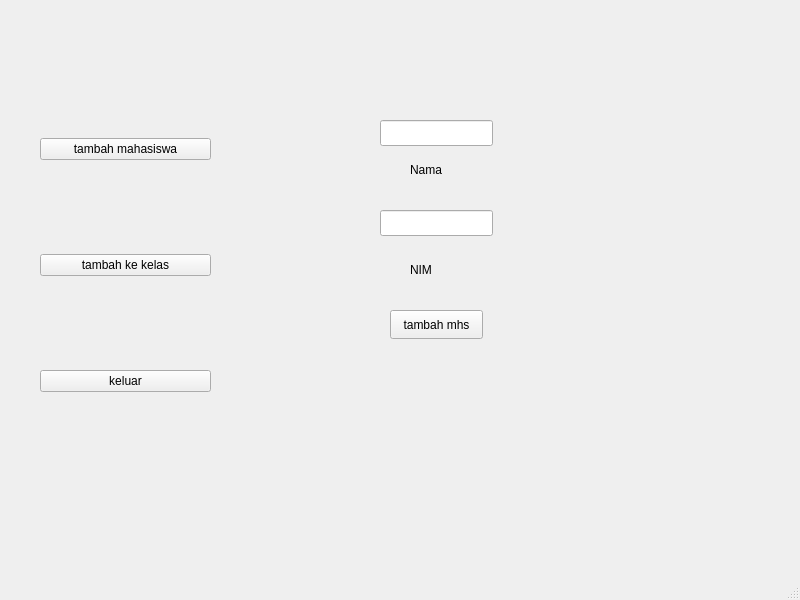
<?xml version="1.0" encoding="UTF-8"?>
<ui version="4.0">
 <class>Mainadmin</class>
 <widget class="QMainWindow" name="Mainadmin">
  <property name="geometry">
   <rect>
    <x>0</x>
    <y>0</y>
    <width>800</width>
    <height>600</height>
   </rect>
  </property>
  <property name="windowTitle">
   <string>MainWindow</string>
  </property>
  <widget class="QWidget" name="centralwidget">
   <widget class="QWidget" name="verticalLayoutWidget">
    <property name="geometry">
     <rect>
      <x>40</x>
      <y>50</y>
      <width>171</width>
      <height>431</height>
     </rect>
    </property>
    <layout class="QVBoxLayout" name="verticalLayout">
     <item>
      <widget class="QPushButton" name="btnPageTambahMhs">
       <property name="text">
        <string>tambah mahasiswa</string>
       </property>
      </widget>
     </item>
     <item>
      <widget class="QPushButton" name="btnPageKelas">
       <property name="text">
        <string>tambah ke kelas</string>
       </property>
      </widget>
     </item>
     <item>
      <widget class="QPushButton" name="btnPageKeluar">
       <property name="text">
        <string>keluar</string>
       </property>
      </widget>
     </item>
    </layout>
   </widget>
   <widget class="QStackedWidget" name="stackedWidget">
    <property name="geometry">
     <rect>
      <x>360</x>
      <y>70</y>
      <width>271</width>
      <height>401</height>
     </rect>
    </property>
    <property name="currentIndex">
     <number>0</number>
    </property>
    <widget class="QWidget" name="page">
     <widget class="QLineEdit" name="inputnama">
      <property name="geometry">
       <rect>
        <x>20</x>
        <y>50</y>
        <width>113</width>
        <height>26</height>
       </rect>
      </property>
     </widget>
     <widget class="QLineEdit" name="inputnimm">
      <property name="geometry">
       <rect>
        <x>20</x>
        <y>140</y>
        <width>113</width>
        <height>26</height>
       </rect>
      </property>
     </widget>
     <widget class="QPushButton" name="btnTambahMhs">
      <property name="geometry">
       <rect>
        <x>30</x>
        <y>240</y>
        <width>93</width>
        <height>29</height>
       </rect>
      </property>
      <property name="text">
       <string>tambah mhs</string>
      </property>
     </widget>
     <widget class="QLabel" name="label_3">
      <property name="geometry">
       <rect>
        <x>50</x>
        <y>90</y>
        <width>63</width>
        <height>20</height>
       </rect>
      </property>
      <property name="text">
       <string>Nama</string>
      </property>
     </widget>
     <widget class="QLabel" name="label_4">
      <property name="geometry">
       <rect>
        <x>50</x>
        <y>190</y>
        <width>63</width>
        <height>20</height>
       </rect>
      </property>
      <property name="text">
       <string>NIM</string>
      </property>
     </widget>
    </widget>
    <widget class="QWidget" name="page_2">
     <widget class="QLineEdit" name="inputmin">
      <property name="geometry">
       <rect>
        <x>80</x>
        <y>70</y>
        <width>113</width>
        <height>26</height>
       </rect>
      </property>
     </widget>
     <widget class="QPushButton" name="btnTambahKelas">
      <property name="geometry">
       <rect>
        <x>90</x>
        <y>270</y>
        <width>93</width>
        <height>29</height>
       </rect>
      </property>
      <property name="text">
       <string>Tambah kelas</string>
      </property>
     </widget>
     <widget class="QLineEdit" name="inputkelas">
      <property name="geometry">
       <rect>
        <x>80</x>
        <y>170</y>
        <width>113</width>
        <height>26</height>
       </rect>
      </property>
     </widget>
     <widget class="QLabel" name="label">
      <property name="geometry">
       <rect>
        <x>100</x>
        <y>110</y>
        <width>63</width>
        <height>20</height>
       </rect>
      </property>
      <property name="text">
       <string>Nim</string>
      </property>
     </widget>
     <widget class="QLabel" name="label_2">
      <property name="geometry">
       <rect>
        <x>110</x>
        <y>220</y>
        <width>63</width>
        <height>20</height>
       </rect>
      </property>
      <property name="text">
       <string>Kelas</string>
      </property>
     </widget>
    </widget>
   </widget>
  </widget>
  <widget class="QMenuBar" name="menubar">
   <property name="geometry">
    <rect>
     <x>0</x>
     <y>0</y>
     <width>800</width>
     <height>26</height>
    </rect>
   </property>
  </widget>
  <widget class="QStatusBar" name="statusbar"/>
 </widget>
 <resources/>
 <connections/>
</ui>
